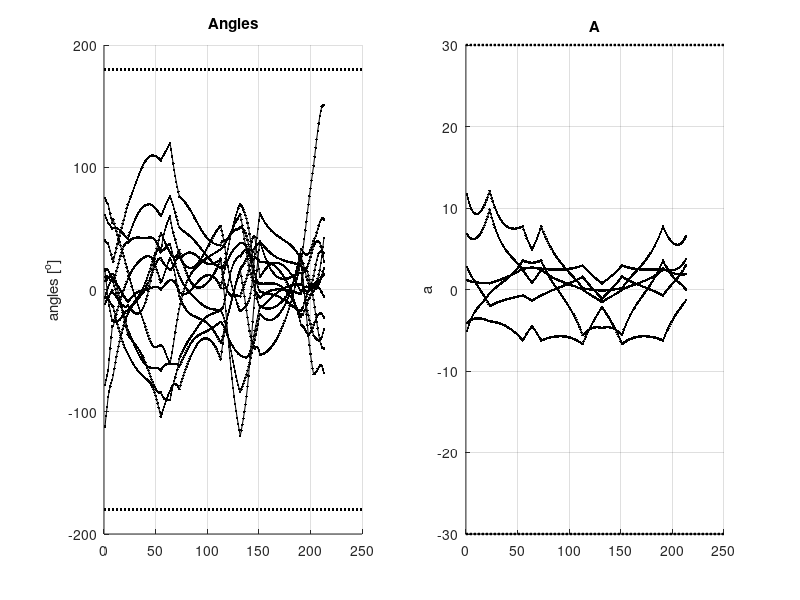

MATLAB code for this plot:
clear all
clc

% D = load('../robot_paths.txt');
D = dlmread('./path.txt',' ',1,0);
D = D(:,1:12);
A = dlmread('./afile.txt',' ',0,0);

figure(1)
clf
subplot(121)
hold on
for i = 1:12
    %     plot(D(:,1),D(:,i),'.-k');
    plot(rad2deg(D(:,i)),'.-k');
    
    %     plot(Do(:,i),'x--r');
    plot(xlim,180*[1 1],':k','linewidth',1.5);
    plot(xlim,-180*[1 1],':k','linewidth',1.5);
    
    grid on
    %     pause(1)
end
hold off
ylabel('angles [^o]');
title('Angles');

subplot(122)
hold on
for i = 1:6
    plot(A(:,i),'.-k');
    
    plot(xlim,30*[1 1],':k','linewidth',1.5);
    plot(xlim,-30*[1 1],':k','linewidth',1.5);
    
    grid on
end
hold off
ylabel('a');
title('A');


